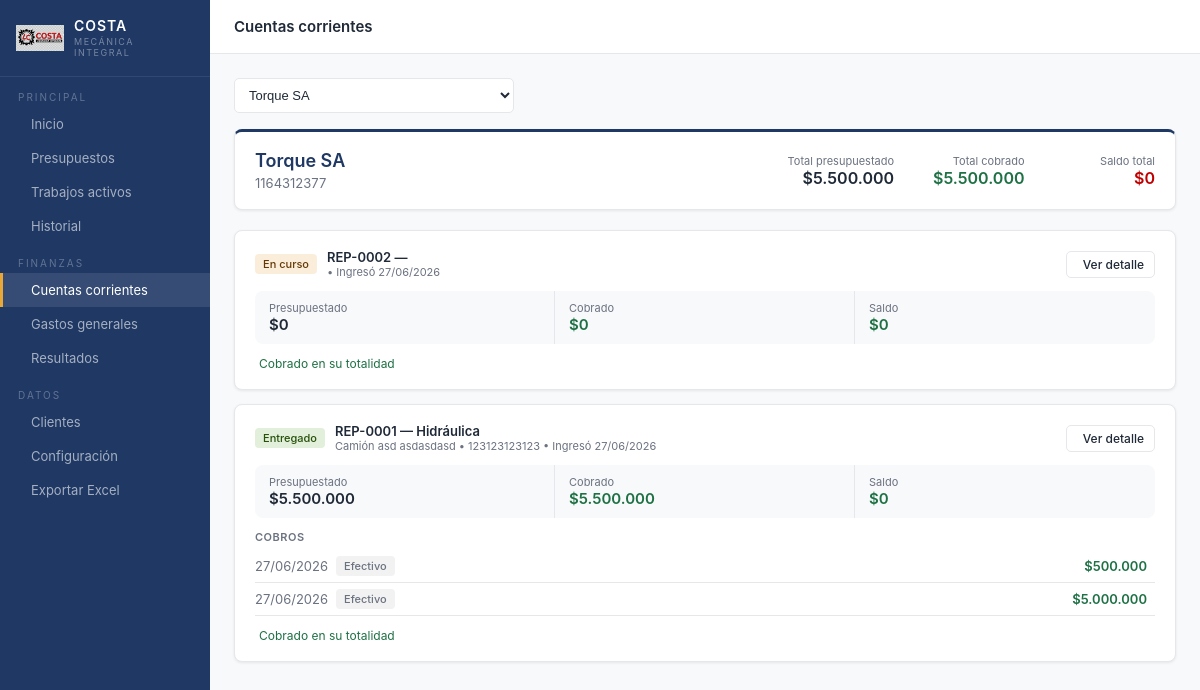
Page /cuenta-corriente?cliente_id=1 on the committed database.
### app.py (models this page shows, shortened)
class Cliente(db.Model):
    id = db.Column(db.Integer, primary_key=True)
    empresa = db.Column(db.String(100), nullable=False)
    contacto = db.Column(db.String(100))
    telefono = db.Column(db.String(30))
    email = db.Column(db.String(100))
    direccion = db.Column(db.String(200))
    cuit = db.Column(db.String(20))
    notas = db.Column(db.Text)
    creado = db.Column(db.DateTime, default=datetime.utcnow)
    presupuestos = db.relationship('Presupuesto', backref='cliente', lazy=True)
    trabajos = db.relationship('Trabajo', backref='cliente', lazy=True)

class Trabajo(db.Model):
    id = db.Column(db.Integer, primary_key=True)
    numero = db.Column(db.String(20), unique=True)
    cliente_id = db.Column(db.Integer, db.ForeignKey('cliente.id'), nullable=False)
    presupuesto_id = db.Column(db.Integer, db.ForeignKey('presupuesto.id'), nullable=True)
    tipo_equipo = db.Column(db.String(50))
    identificador = db.Column(db.String(50))
    marca = db.Column(db.String(50))
    modelo = db.Column(db.String(50))
    tipo_trabajo = db.Column(db.String(50))
    observaciones = db.Column(db.Text)
    estado = db.Column(db.String(20), default='en_curso')  # en_curso, finalizado, entregado
    presupuestado = db.Column(db.Float, default=0)
    fecha_ingreso = db.Column(db.Date, default=date.today)
    fecha_entrega = db.Column(db.Date, nullable=True)
    creado = db.Column(db.DateTime, default=datetime.utcnow)
    gastos = db.relationship('GastoTrabajo', backref='trabajo', lazy=True, cascade='all, delete-orphan')
    cobros = db.relationship('Cobro', backref='trabajo', lazy=True, cascade='all, delete-orphan')
    @property
    def total_cobrado(self):
        return sum(c.monto for c in self.cobros)
    @property
    def saldo(self):
        return self.presupuestado - self.total_cobrado

class Cobro(db.Model):
    id = db.Column(db.Integer, primary_key=True)
    trabajo_id = db.Column(db.Integer, db.ForeignKey('trabajo.id'), nullable=False)
    fecha = db.Column(db.Date, default=date.today)
    monto = db.Column(db.Float, default=0)
    forma_pago = db.Column(db.String(30))
    comprobante = db.Column(db.String(50))
    notas = db.Column(db.Text)

### app.py (the view)
@app.route('/cuenta-corriente')
def cuenta_corriente():
    cliente_id = request.args.get('cliente_id', '')
    clientes = Cliente.query.order_by(Cliente.empresa).all()
    formas_pago = get_opciones('forma_pago')
    cliente_sel = None
    trabajos = []
    if cliente_id:
        cliente_sel = Cliente.query.get(cliente_id)
        trabajos = Trabajo.query.filter_by(cliente_id=cliente_id).order_by(Trabajo.creado.desc()).all()
    return render_template('cuenta_corriente.html',
        clientes=clientes, cliente_sel=cliente_sel,
        trabajos=trabajos, cliente_id=cliente_id, formas_pago=formas_pago)

### app.py (called while the page is built)
def fmt_moneda(valor):
    if valor is None:
        return "$0"
    return f"${valor:,.0f}".replace(",", ".")

def get_opciones(tipo):
    return [o.valor for o in OpcionLista.query.filter_by(tipo=tipo).order_by(OpcionLista.orden, OpcionLista.valor).all()]

### templates/cuenta_corriente.html (shortened to what this page needs)
{% extends "base.html" %}
{% block topbar_title %}Cuentas corrientes{% endblock %}
{% block content %}
<form method="get" class="filter-bar">
    <select name="cliente_id" style="width:280px" onchange="this.form.submit()">
        {% for c in clientes %}
        <option value="{{ c.id }}" {% if cliente_id == c.id|string %}selected{% endif %}>
            {{ c.empresa }}
        </option>
        {% endfor %}
    </select>
</form>
{% if cliente_sel %}
    <div class="card" style="border-top:3px solid var(--navy);margin-bottom:20px">
        <div style="display:flex;justify-content:space-between;align-items:center">
            <div>
                <div style="font-size:18px;font-weight:600;color:var(--navy)">
                    {{ cliente_sel.empresa }}
                </div>
                {% if cliente_sel.telefono %}
                <div style="font-size:13px;color:var(--text-light);margin-top:4px">
                     {{ cliente_sel.telefono }}
                </div>
                {% endif %}
            </div>
            <div style="display:grid;grid-template-columns:repeat(3,1fr);gap:24px;text-align:right">
                <div>
                    <div style="font-size:11px;color:var(--text-light)">Total presupuestado</div>
                    <div style="font-size:16px;font-weight:600">
                        {{ trabajos | sum(attribute='presupuestado') | int | moneda }}
                    </div>
                </div>
                <div>
                    <div style="font-size:11px;color:var(--text-light)">Total cobrado</div>
                    <div style="font-size:16px;font-weight:600;color:var(--green)">
                        {{ trabajos | sum(attribute='total_cobrado') | int | moneda }}
                    </div>
                </div>
                <div>
                    <div style="font-size:11px;color:var(--text-light)">Saldo total</div>
                    <div style="font-size:16px;font-weight:600;color:var(--red)">
                        {{ trabajos | sum(attribute='saldo') | int | moneda }}
                    </div>
                </div>
            </div>
        </div>
    </div>
    {% if trabajos %}
        {% for t in trabajos %}
        <div class="card" style="margin-bottom:14px">
            <div style="display:flex;justify-content:space-between;align-items:center;margin-bottom:12px">
                <div style="display:flex;align-items:center;gap:10px">
                    {% if t.estado == 'en_curso' %}<span class="badge badge-amber">En curso</span>
                    {% elif t.estado == 'finalizado' %}<span class="badge badge-red">Finalizado</span>
                    {% else %}<span class="badge badge-green">Entregado</span>{% endif %}
                    <div>
                        <div style="font-size:13px;font-weight:600">
                            {{ t.numero }} — {{ t.tipo_trabajo }}
                        </div>
                        <div style="font-size:11px;color:var(--text-light)">
                            {{ t.tipo_equipo }} {{ t.marca }} {{ t.modelo }}
                            {% if t.identificador %} &bull; {{ t.identificador }}{% endif %}
                            &bull; Ingresó {{ t.fecha_ingreso.strftime('%d/%m/%Y') }}
                        </div>
                    </div>
                </div>
                <a href="/trabajos/{{ t.id }}" class="btn btn-ghost btn-sm">
                     Ver detalle
                </a>
            </div>
            <div style="display:grid;grid-template-columns:1fr 1fr 1fr;
                        background:var(--gray-100);border-radius:var(--radius);
                        overflow:hidden;margin-bottom:12px">
                <div style="padding:10px 14px;border-right:1px solid var(--border)">
                    <div style="font-size:11px;color:var(--text-light)">Presupuestado</div>
                    <div style="font-size:15px;font-weight:600">{{ t.presupuestado | moneda }}</div>
                </div>
                <div style="padding:10px 14px;border-right:1px solid var(--border)">
                    <div style="font-size:11px;color:var(--text-light)">Cobrado</div>
                    <div style="font-size:15px;font-weight:600;color:var(--green)">
                        {{ t.total_cobrado | moneda }}
                    </div>
                </div>
                <div style="padding:10px 14px">
                    <div style="font-size:11px;color:var(--text-light)">Saldo</div>
                    <div style="font-size:15px;font-weight:600;
                                color:{% if t.saldo > 0 %}var(--red){% else %}var(--green){% endif %}">
                        {{ t.saldo | moneda }}
                    </div>
                </div>
            </div>
            {% if t.cobros %}
            <div style="margin-bottom:12px">
                <div style="font-size:11px;font-weight:600;color:var(--text-light);
                            margin-bottom:6px;text-transform:uppercase;letter-spacing:0.5px">
                    Cobros
                </div>
                {% for c in t.cobros %}
                <div style="display:flex;justify-content:space-between;align-items:center;
                            padding:6px 0;border-bottom:1px solid var(--border);font-size:13px">
                    <div style="display:flex;align-items:center;gap:8px">
                        <span style="color:var(--text-light)">{{ c.fecha.strftime('%d/%m/%Y') }}</span>
                        <span class="badge badge-gray">{{ c.forma_pago }}</span>
                    </div>
                    <div style="display:flex;align-items:center;gap:8px">
                        <span style="font-weight:600;color:var(--green)">{{ c.monto | moneda }}</span>
                    </div>
                </div>
                {% endfor %}
            </div>
            {% endif %}
            {% if t.saldo > 0 %}
            <div id="cobro-form-{{ t.id }}"
                 style="display:none;background:var(--gray-100);border-radius:var(--radius);padding:14px">
                <form method="post" action="/trabajos/{{ t.id }}/cobro">
                    <div style="font-size:12px;font-weight:600;margin-bottom:10px">
                        Registrar cobro para {{ t.numero }}
                    </div>
                    <div class="form-grid form-grid-3" style="margin-bottom:10px">
                        <div class="field">
                            <label>Monto ($) *</label>
                            <input type="number" name="monto" min="0" step="0.01"
                                   placeholder="{{ t.saldo }}" required>
                        </div>
                        <div class="field">
                            <label>Forma de pago *</label>
                            <select name="forma_pago" required>
                                {% for f in formas_pago %}
                                <option>{{ f }}</option>
                                {% endfor %}
                            </select>
                        </div>
                        <div class="field">
                            <label>Fecha</label>
                            <input type="date" name="fecha" class="fecha-hoy">
                        </div>
                        <div class="field">
                            <label>N° Comprobante</label>
                            <input type="text" name="comprobante" placeholder="Opcional">
                        </div>
                        <div class="field">
                            <label>Notas</label>
                            <input type="text" name="notas" placeholder="Opcional">
                        </div>
                    </div>
                    <div style="display:flex;gap:8px">
                        <button type="submit" class="btn btn-green btn-sm">
                            <i class="ti ti-cash"></i> Confirmar cobro
                        </button>
                        <button type="button" onclick="toggleCobro({{ t.id }})"
                                class="btn btn-ghost btn-sm">Cancelar</button>
                    </div>
                </form>
            </div>
            <button onclick="toggleCobro({{ t.id }})"
                    class="btn btn-green btn-sm"
                    id="btn-cobro-{{ t.id }}">
                <i class="ti ti-plus"></i> Registrar cobro
            </button>
            {% else %}
            <div style="font-size:12px;color:var(--green);display:flex;align-items:center;gap:4px">
                 Cobrado en su totalidad
            </div>
            {% endif %}
        </div>
        {% endfor %}
    {% else %}
        <div class="empty-state">
            <i class="ti ti-tool"></i>
            <p>Este cliente no tiene trabajos registrados.</p>
        </div>
    {% endif %}
{% else %}
    <div class="empty-state" style="margin-top:40px">
        <i class="ti ti-credit-card"></i>
        <p>Seleccioná un cliente para ver su cuenta corriente.</p>
    </div>
{% endif %}
{% endblock %}

### templates/base.html (style rules this page uses)
* { box-sizing: border-box; margin: 0; padding: 0; }
:root { --navy: #1F3864; --navy-light: #2a4d84; --blue: #2E75B6; --blue-light: #D6E4F0; --amber: #E8A838; --green: #1E7145; --green-light: #E2EFDA; --red: #C00000; --red-light: #FCE4D6; --gray-100: #F8F9FA; --gray-200: #F2F2F2; --gray-300: #E0E0E0; --gray-500: #6B7280; --white: #FFFFFF; --text: #1F2937; --text-light: #6B7280; --border: #E5E7EB; --shadow: 0 1px 3px rgba(0,0,0,0.08); --radius: 8px; --radius-sm: 5px; }
body { font-family: -apple-system, BlinkMacSystemFont, 'Segoe UI', sans-serif; background: var(--gray-100); color: var(--text); font-size: 14px; }
.btn { display: inline-flex; align-items: center; gap: 6px; padding: 8px 16px; border-radius: var(--radius-sm); font-size: 13px; font-weight: 500; cursor: pointer; border: none; text-decoration: none; transition: opacity 0.15s; }
.btn-ghost { background: transparent; color: var(--text); border: 1px solid var(--border); }
.btn-sm { padding: 5px 10px; font-size: 12px; }
.card { background: var(--white); border: 1px solid var(--border); border-radius: var(--radius); padding: 18px 20px; margin-bottom: 14px; box-shadow: var(--shadow); }
.badge { display: inline-flex; align-items: center; font-size: 11px; font-weight: 500; padding: 3px 8px; border-radius: 4px; white-space: nowrap; }
.badge-amber { background: #FAEEDA; color: #633806; }
.badge-green { background: var(--green-light); color: #27500A; }
.badge-gray { background: var(--gray-200); color: var(--gray-500); }
.filter-bar { display: flex; gap: 10px; margin-bottom: 16px; align-items: center; flex-wrap: wrap; }
.filter-bar input, .filter-bar select { padding: 8px 10px; border: 1px solid var(--border); border-radius: var(--radius-sm); font-size: 13px; color: var(--text); background: var(--white); }

### rows in the picture
Cliente: empresa "Torque SA", telefono "1164312377"
Trabajo: estado "En curso", numero "REP-0002", fecha_ingreso "27/06/2026", presupuestado|moneda "$0", total_cobrado|moneda "$0", saldo|moneda "$0", shows "Cobrado en su totalidad"
Trabajo: estado "Entregado", numero "REP-0001", tipo_trabajo "Hidráulica", tipo_equipo "Camión", marca "asd", modelo "asdasdasd", identificador "123123123123", fecha_ingreso "27/06/2026", presupuestado|moneda "$5.500.000", total_cobrado|moneda "$5.500.000", saldo|moneda "$0", shows "Cobrado en su totalidad"
Cobro: fecha "27/06/2026", forma_pago "Efectivo", monto|moneda "$500.000"
Cobro: fecha "27/06/2026", forma_pago "Efectivo", monto|moneda "$5.000.000"

### other values in the picture
{{ trabajos | sum(attribute='presupuestado') | int | moneda }} "$5.500.000"
{{ trabajos | sum(attribute='total_cobrado') | int | moneda }} "$5.500.000"
{{ trabajos | sum(attribute='saldo') | int | moneda }} "$0"
form field cliente_id "Torque SA"
